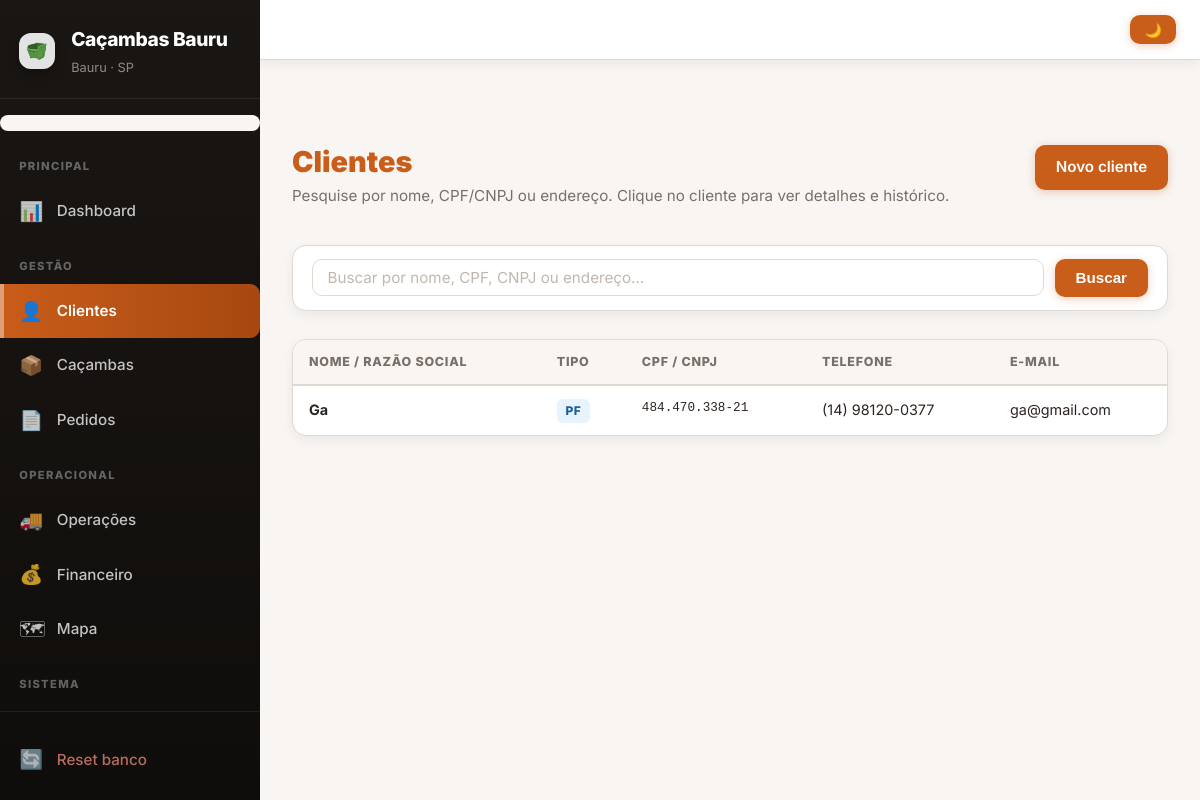
Before: /clientes with the older database file.
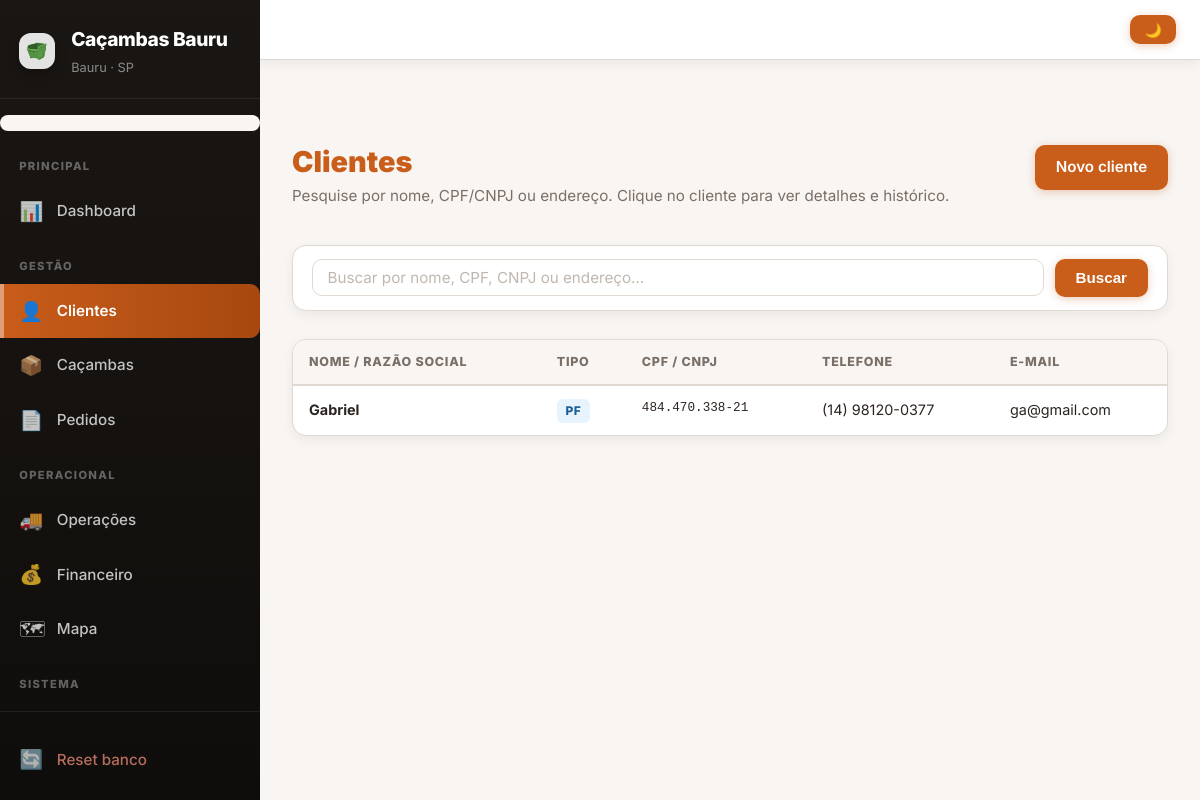
After: the same page with the newer database file.
### tables this page shows
CREATE TABLE clientes (
            id INTEGER PRIMARY KEY AUTOINCREMENT,
            tipo_pessoa TEXT NOT NULL DEFAULT 'pf',
            nome TEXT NOT NULL,
            cpf TEXT NOT NULL DEFAULT '',
            cnpj TEXT NOT NULL DEFAULT '',
            razao_social TEXT NOT NULL DEFAULT '',
            telefone TEXT NOT NULL,
            email TEXT DEFAULT '',
            endereco TEXT DEFAULT '',
            cep TEXT NOT NULL DEFAULT '',
            rua TEXT NOT NULL DEFAULT '',
            numero TEXT NOT NULL DEFAULT '',
            complemento TEXT NOT NULL DEFAULT ''
        );

### app.py (the view)
@app.route("/clientes")
def clientes():
    busca = request.args.get("busca", "").strip()
    conn = get_conn()
    like = f"%{busca}%"
    if busca:
        rows = conn.execute(
            """SELECT id,tipo_pessoa,nome,cpf,cnpj,razao_social,telefone,email,rua,numero
               FROM clientes
               WHERE nome LIKE ? OR cpf LIKE ? OR cnpj LIKE ? OR razao_social LIKE ?
                  OR rua LIKE ? OR telefone LIKE ?
               ORDER BY nome""",
            (like, like, like, like, like, like),
        ).fetchall()
        ids_end = [r[0] for r in conn.execute(
            "SELECT DISTINCT cliente_id FROM enderecos_cliente WHERE rua LIKE ? OR bairro LIKE ?",
            (like, like),
        ).fetchall()]
        existentes = {r["id"] for r in rows}
        if ids_end:
            placeholders = ','.join('?' for _ in ids_end)
            extras = conn.execute(
                f"SELECT id,tipo_pessoa,nome,cpf,cnpj,razao_social,telefone,email,rua,numero"
                f" FROM clientes WHERE id IN ({placeholders}) ORDER BY nome",
                ids_end,
            ).fetchall()
            rows = list(rows) + [r for r in extras if r["id"] not in existentes]
    else:
        rows = conn.execute(
            "SELECT id,tipo_pessoa,nome,cpf,cnpj,razao_social,telefone,email,rua,numero"
            " FROM clientes ORDER BY nome"
        ).fetchall()
    counts = {r[0]: r[1] for r in conn.execute(
        "SELECT cliente_id, COUNT(*) FROM pedidos GROUP BY cliente_id"
    ).fetchall()}
    conn.close()
    return render_template("clientes.html", clientes=rows, busca=busca, counts=counts)

### app.py (called while the page is built)
def _get_config():
    conn = get_conn()
    cfg = {r["chave"]: r["valor"] for r in conn.execute("SELECT chave,valor FROM config").fetchall()}
    conn.close()
    return cfg

def _dias_locacao(config=None):
    if config is None:
        config = _get_config()
    try:
        return max(1, min(int(config.get("dias_locacao","7")), 30))
    except ValueError:
        return 7

def _get_motoristas():
    conn = get_conn()
    rows = [r["nome"] for r in conn.execute("SELECT nome FROM motoristas ORDER BY nome").fetchall()]
    conn.close()
    return rows

@app.context_processor
def inject_global_context():
    cfg = _get_config()
    return {
        "empresa_nome": cfg.get("empresa_nome", "Caçambas Bauru"),
        "empresa_fone": cfg.get("empresa_fone", ""),
        "dias_locacao": _dias_locacao(cfg),
        "motoristas": _get_motoristas(),
    }

### database.py (called while the page is built)
def get_conn():
    conn = sqlite3.connect(DB_PATH)
    conn.row_factory = sqlite3.Row
    return conn

### templates/clientes.html (shortened to what this page needs)
{% extends "base.html" %}
{% block content %}
<section class="page-head">
  <div>
    <h2>Clientes</h2>
    <p>Pesquise por nome, CPF/CNPJ ou endereço. Clique no cliente para ver detalhes e histórico.</p>
  </div>
  <div class="actions">
    <a class="btn" href="{{ url_for('cliente_novo') }}">Novo cliente</a>
  </div>
</section>
<div class="card busca-card">
  <form method="get" action="{{ url_for('clientes') }}" class="busca-form">
    <input type="search" name="busca" value="{{ busca }}" placeholder="Buscar por nome, CPF, CNPJ ou endereço…" autocomplete="off" class="busca-input">
    <button type="submit" class="btn">Buscar</button>
  </form>
</div>
<div class="card table-wrap">
  {% if clientes %}
  <table class="tabela-dados">
    <thead>
      <tr>
        <th>Nome / Razão Social</th>
        <th>Tipo</th>
        <th>CPF / CNPJ</th>
        <th>Telefone</th>
        <th>E-mail</th>
      </tr>
    </thead>
    <tbody>
      {% for c in clientes %}
      <tr class="linha-clicavel" onclick="location.href='{{ url_for('cliente_detalhe', cid=c.id) }}'">
        <td><strong>{{ c.nome }}</strong>{% if c.razao_social %}<br><small class="muted">{{ c.razao_social }}</small>{% endif %}</td>
        <td><span class="badge-tipo {% if c.tipo_pessoa == 'pj' %}badge-pj{% else %}badge-pf{% endif %}">{{ 'PJ' if c.tipo_pessoa == 'pj' else 'PF' }}</span></td>
        <td class="mono">
          {% if c.tipo_pessoa == 'pj' and c.cnpj and c.cnpj|length == 14 %}
            {{ c.cnpj[0:2] }}.{{ c.cnpj[2:5] }}.{{ c.cnpj[5:8] }}/{{ c.cnpj[8:12] }}-{{ c.cnpj[12:14] }}
          {% elif c.cpf and c.cpf|length == 11 %}
            {{ c.cpf[0:3] }}.{{ c.cpf[3:6] }}.{{ c.cpf[6:9] }}-{{ c.cpf[9:11] }}
          {% else %}{{ c.cpf or c.cnpj or '—' }}{% endif %}
        </td>
        <td>{{ c.telefone }}</td>
        <td>{{ c.email or '—' }}</td>
      </tr>
      {% endfor %}
    </tbody>
  </table>
  {% else %}
  <div class="empty-state">
    {% if busca %}Nenhum cliente encontrado para "<strong>{{ busca }}</strong>".{% else %}Nenhum cliente cadastrado.{% endif %}
  </div>
  {% endif %}
</div>
{% endblock %}

Changed rows visible on the page:
changed clientes "ga@gmail.com": nome "Ga" → "Gabriel"
